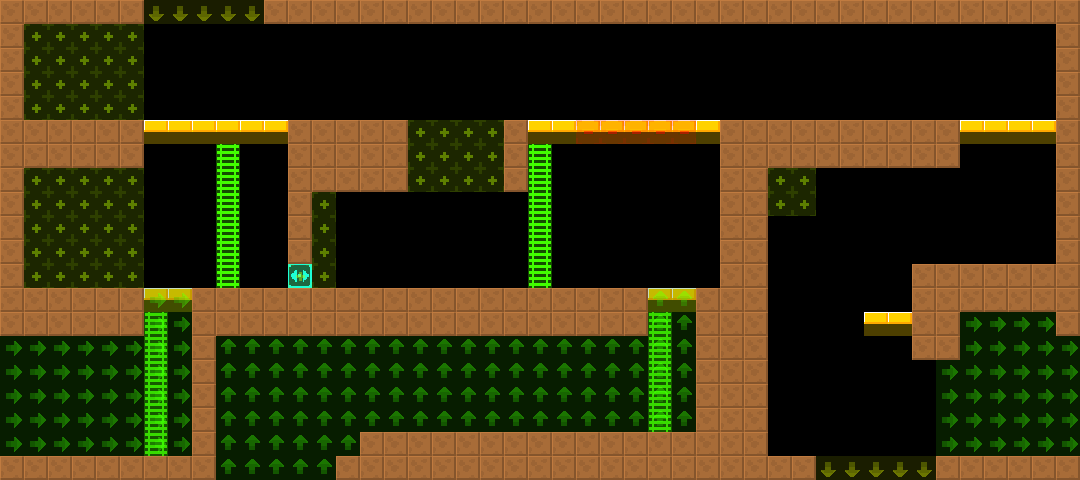

Rendered tile map (Tiled .tmx) drawn with the repository's tilesets; below, a short description and the map source with its tile grids summarised:
An orthogonal 45x20 tile map with 24x24 px tiles, 2 tile layers (col, lnk), 2 tilesets and 5 objects (4x Door, BreakableGround).

<map version="1.4" tiledversion="1.4.2" orientation="orthogonal" renderorder="right-down" width="45" height="20" tilewidth="24" tileheight="24" infinite="0" nextlayerid="4" nextobjectid="8">
 <tileset firstgid="6" source="../../lnk.tsx" />
 <tileset firstgid="1" source="../../col.tsx" />
 <layer id="1" name="col" width="45" height="20">
  <data>[900 cells, 314 non-empty, 4 distinct tile ids]</data>
 </layer>
 <layer id="2" name="lnk" width="45" height="20" opacity="0.5">
  <data>[900 cells, 253 non-empty, 5 distinct tile ids]</data>
 </layer>
 <objectgroup id="3" name="markers" opacity="0.5">
  <object id="1" name="Door" type="Door" x="120" y="96" width="24" height="24">
   <properties>
    <property name="yr" value="0" />
    <property name="xr" value="0" />
   </properties>
  </object>
  <object id="2" name="Door" type="Door" x="336" y="96" width="24" height="24">
   <properties>
    <property name="yr" value="0" />
    <property name="xr" value="0" />
   </properties>
  </object>
  <object id="3" name="BreakableGround" type="BreakableGround" x="408" y="120" width="96" height="72">
   <properties>
    <property name="yr" value="0" />
    <property name="xr" value="0" />
   </properties>
  </object>
  <object id="4" name="Door" type="Door" x="120" y="264" width="24" height="24">
   <properties>
    <property name="yr" value="0" />
    <property name="xr" value="0" />
   </properties>
  </object>
  <object id="5" name="Door" type="Door" x="408" y="408" width="24" height="24">
   <properties>
    <property name="yr" value="0" />
    <property name="xr" value="0" />
   </properties>
  </object>
 </objectgroup>
</map>
